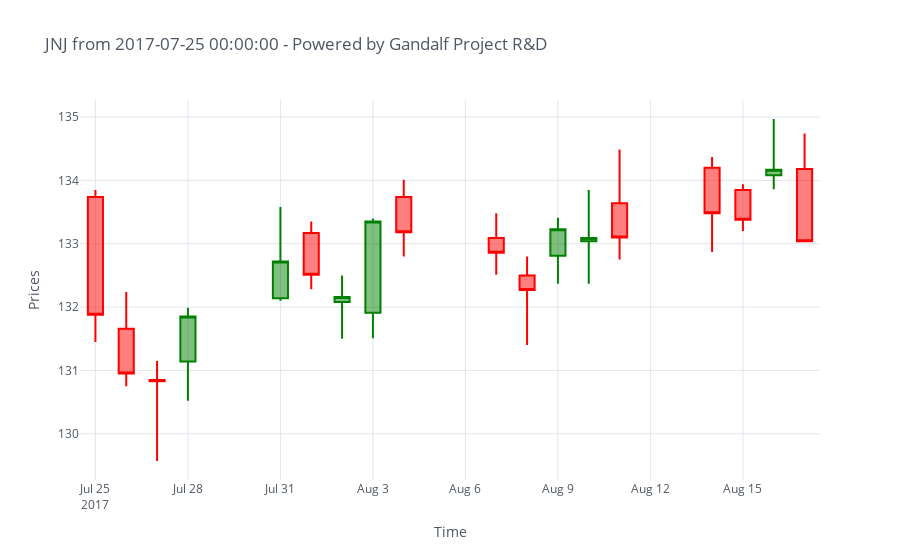
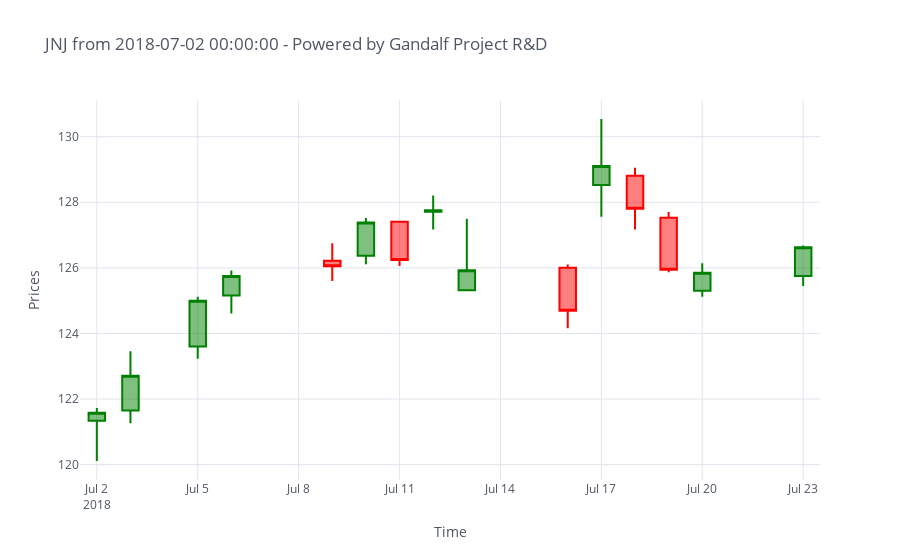
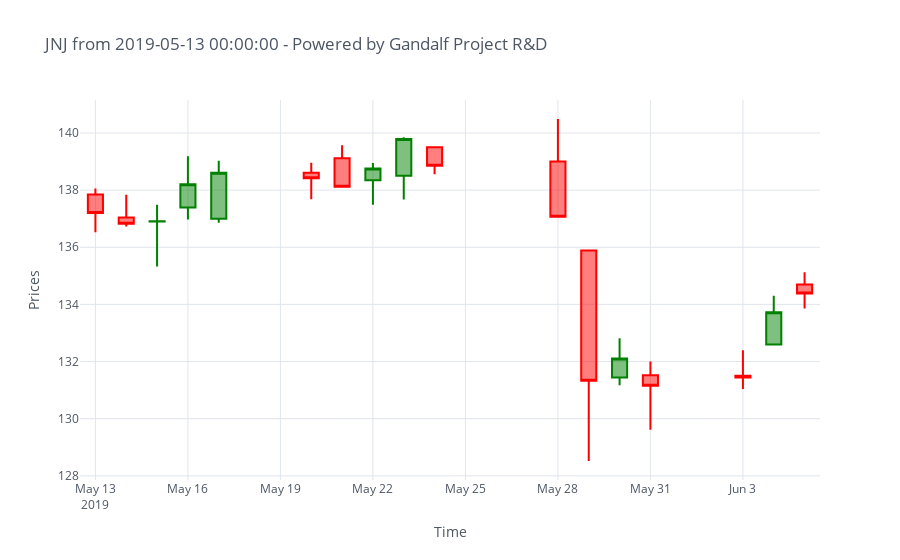
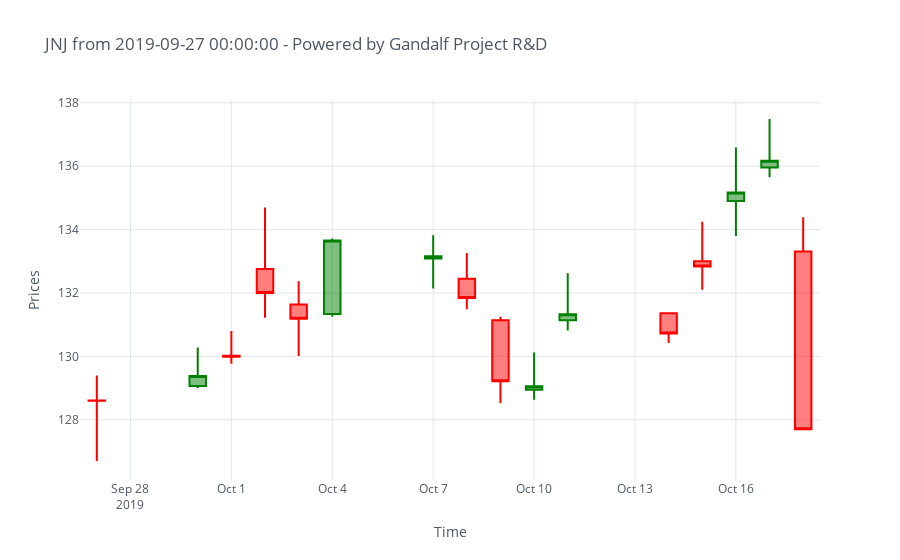

Source (notebook cell) for these figures, in order:
### Code cell
def plot_patterns_confirmation(dataframe, results):
    """
    Function that plots every single pattern occurrence
    """
    for date in results:
        single_case = dataframe[(dataframe.index >= (date - pd.Timedelta(days = 3))) & \
                                (dataframe.index <= (date + pd.Timedelta(days = 20)))]    
        graph_title = ticker + " from " + str(single_case.index[0]) + " - Powered by Gandalf Project R&D"

        single_case.iplot(kind = 'candle', theme = 'white',
                          up_color = "green", down_color = "red",
                          title = graph_title, xTitle = "Time", yTitle = "Prices")
    return

plot_patterns_confirmation(dataset, results[0])

### Figure 1 — Plotly figure (JSON) as saved in the notebook; plotly's stock layout.template omitted (floating-point values rounded to 4 significant figures)
{"data": [{"close": [131.9, 130.9, 130.8, 131.8, 132.7, 132.5, 132.2, 133.3, 133.2, 132.9, 132.3, 133.2, 133.1, 133.1, 133.5, 133.4, 134.2, 133.0], "decreasing": {"line": {"color": "red"}}, "high": [133.8, 132.2, 131.2, 132.0, 133.6, 133.3, 132.5, 133.4, 134.0, 133.5, 132.8, 133.4, 133.8, 134.5, 134.4, 133.9, 135.0, 134.7], "increasing": {"line": {"color": "green"}}, "low": [131.4, 130.8, 129.6, 130.5, 132.1, 132.3, 131.5, 131.5, 132.8, 132.5, 131.4, 132.4, 132.4, 132.8, 132.9, 133.2, 133.9, 133.0], "open": [133.7, 131.7, 130.8, 131.1, 132.1, 133.2, 132.1, 131.9, 133.7, 133.1, 132.5, 132.8, 133.0, 133.6, 134.2, 133.8, 134.1, 134.2], "showlegend": false, "type": "candlestick", "x": ["2017-07-25", "2017-07-26", "2017-07-27", "2017-07-28", "2017-07-31", "2017-08-01", "2017-08-02", "2017-08-03", "2017-08-04", "2017-08-07", "2017-08-08", "2017-08-09", "2017-08-10", "2017-08-11", "2017-08-14", "2017-08-15", "2017-08-16", "2017-08-17"], "yaxis": "y2"}], "layout": {"legend": {"bgcolor": "#FFFFFF", "font": {"color": "#4D5663"}}, "paper_bgcolor": "#FFFFFF", "plot_bgcolor": "#FFFFFF", "title": {"font": {"color": "#4D5663"}, "text": "JNJ from 2017-07-25 00:00:00 - Powered by Gandalf Project R&D"}, "xaxis": {"gridcolor": "#E1E5ED", "rangeslider": {"visible": false}, "showgrid": true, "tickfont": {"color": "#4D5663"}, "title": {"font": {"color": "#4D5663"}, "text": "Time"}, "zerolinecolor": "#E1E5ED"}, "yaxis": {"gridcolor": "#E1E5ED", "showgrid": true, "showticklabels": false, "tickfont": {"color": "#4D5663"}, "title": {"font": {"color": "#4D5663"}, "text": "Prices"}, "zerolinecolor": "#E1E5ED"}, "yaxis2": {"gridcolor": "#E1E5ED", "showgrid": true, "tickfont": {"color": "#4D5663"}, "title": {"font": {"color": "#4D5663"}, "text": "Prices"}, "zerolinecolor": "#E1E5ED"}}}

### Figure 2 — Plotly figure (JSON) as saved in the notebook; plotly's stock layout.template omitted (floating-point values rounded to 4 significant figures)
{"data": [{"close": [121.6, 122.7, 125, 125.8, 126.0, 127.4, 126.2, 127.8, 125.9, 124.7, 129.1, 127.8, 125.9, 125.8, 126.6], "decreasing": {"line": {"color": "red"}}, "high": [121.7, 123.5, 125.1, 125.9, 126.8, 127.5, 127.4, 128.2, 127.5, 126.1, 130.5, 129.1, 127.7, 126.1, 126.7], "increasing": {"line": {"color": "green"}}, "low": [120.1, 121.3, 123.2, 124.6, 125.6, 126.1, 126.1, 127.2, 125.3, 124.2, 127.6, 127.2, 125.9, 125.1, 125.5], "open": [121.3, 121.7, 123.6, 125.2, 126.2, 126.4, 127.4, 127.7, 125.3, 126, 128.5, 128.8, 127.5, 125.3, 125.8], "showlegend": false, "type": "candlestick", "x": ["2018-07-02", "2018-07-03", "2018-07-05", "2018-07-06", "2018-07-09", "2018-07-10", "2018-07-11", "2018-07-12", "2018-07-13", "2018-07-16", "2018-07-17", "2018-07-18", "2018-07-19", "2018-07-20", "2018-07-23"], "yaxis": "y2"}], "layout": {"legend": {"bgcolor": "#FFFFFF", "font": {"color": "#4D5663"}}, "paper_bgcolor": "#FFFFFF", "plot_bgcolor": "#FFFFFF", "title": {"font": {"color": "#4D5663"}, "text": "JNJ from 2018-07-02 00:00:00 - Powered by Gandalf Project R&D"}, "xaxis": {"gridcolor": "#E1E5ED", "rangeslider": {"visible": false}, "showgrid": true, "tickfont": {"color": "#4D5663"}, "title": {"font": {"color": "#4D5663"}, "text": "Time"}, "zerolinecolor": "#E1E5ED"}, "yaxis": {"gridcolor": "#E1E5ED", "showgrid": true, "showticklabels": false, "tickfont": {"color": "#4D5663"}, "title": {"font": {"color": "#4D5663"}, "text": "Prices"}, "zerolinecolor": "#E1E5ED"}, "yaxis2": {"gridcolor": "#E1E5ED", "showgrid": true, "tickfont": {"color": "#4D5663"}, "title": {"font": {"color": "#4D5663"}, "text": "Prices"}, "zerolinecolor": "#E1E5ED"}}}

### Figure 3 — Plotly figure (JSON) as saved in the notebook; plotly's stock layout.template omitted (floating-point values rounded to 4 significant figures)
{"data": [{"close": [137.2, 136.8, 136.9, 138.2, 138.6, 138.4, 138.1, 138.8, 139.8, 138.8, 137.1, 131.3, 132.1, 131.2, 131.4, 133.7, 134.4], "decreasing": {"line": {"color": "red"}}, "high": [138.1, 137.8, 137.5, 139.2, 139.0, 139.0, 139.6, 138.9, 139.8, 139.5, 140.5, 135.9, 132.8, 132, 132.4, 134.3, 135.1], "increasing": {"line": {"color": "green"}}, "low": [136.5, 136.7, 135.3, 137.0, 136.9, 137.7, 138.1, 137.5, 137.7, 138.6, 137.1, 128.5, 131.2, 129.6, 131.0, 132.6, 133.9], "open": [137.8, 137.0, 136.9, 137.4, 137, 138.6, 139.1, 138.3, 138.5, 139.5, 139, 135.9, 131.4, 131.5, 131.5, 132.6, 134.7], "showlegend": false, "type": "candlestick", "x": ["2019-05-13", "2019-05-14", "2019-05-15", "2019-05-16", "2019-05-17", "2019-05-20", "2019-05-21", "2019-05-22", "2019-05-23", "2019-05-24", "2019-05-28", "2019-05-29", "2019-05-30", "2019-05-31", "2019-06-03", "2019-06-04", "2019-06-05"], "yaxis": "y2"}], "layout": {"legend": {"bgcolor": "#FFFFFF", "font": {"color": "#4D5663"}}, "paper_bgcolor": "#FFFFFF", "plot_bgcolor": "#FFFFFF", "title": {"font": {"color": "#4D5663"}, "text": "JNJ from 2019-05-13 00:00:00 - Powered by Gandalf Project R&D"}, "xaxis": {"gridcolor": "#E1E5ED", "rangeslider": {"visible": false}, "showgrid": true, "tickfont": {"color": "#4D5663"}, "title": {"font": {"color": "#4D5663"}, "text": "Time"}, "zerolinecolor": "#E1E5ED"}, "yaxis": {"gridcolor": "#E1E5ED", "showgrid": true, "showticklabels": false, "tickfont": {"color": "#4D5663"}, "title": {"font": {"color": "#4D5663"}, "text": "Prices"}, "zerolinecolor": "#E1E5ED"}, "yaxis2": {"gridcolor": "#E1E5ED", "showgrid": true, "tickfont": {"color": "#4D5663"}, "title": {"font": {"color": "#4D5663"}, "text": "Prices"}, "zerolinecolor": "#E1E5ED"}}}

### Figure 4 — Plotly figure (JSON) as saved in the notebook; plotly's stock layout.template omitted (floating-point values rounded to 4 significant figures)
{"data": [{"close": [128.6, 129.4, 130.0, 132, 131.2, 133.7, 133.2, 131.8, 129.2, 129.1, 131.3, 130.7, 132.8, 135.2, 136.2, 127.7], "decreasing": {"line": {"color": "red"}}, "high": [129.4, 130.3, 130.8, 134.7, 132.4, 133.7, 133.8, 133.3, 131.2, 130.1, 132.6, 131.4, 134.2, 136.6, 137.5, 134.4], "increasing": {"line": {"color": "green"}}, "low": [126.7, 129, 129.8, 131.2, 130.0, 131.2, 132.1, 131.5, 128.5, 128.6, 130.8, 130.4, 132.1, 133.8, 135.7, 127.7], "open": [128.6, 129.1, 130.0, 132.8, 131.6, 131.3, 133.1, 132.4, 131.1, 128.9, 131.1, 131.4, 133, 134.9, 136.0, 133.3], "showlegend": false, "type": "candlestick", "x": ["2019-09-27", "2019-09-30", "2019-10-01", "2019-10-02", "2019-10-03", "2019-10-04", "2019-10-07", "2019-10-08", "2019-10-09", "2019-10-10", "2019-10-11", "2019-10-14", "2019-10-15", "2019-10-16", "2019-10-17", "2019-10-18"], "yaxis": "y2"}], "layout": {"legend": {"bgcolor": "#FFFFFF", "font": {"color": "#4D5663"}}, "paper_bgcolor": "#FFFFFF", "plot_bgcolor": "#FFFFFF", "title": {"font": {"color": "#4D5663"}, "text": "JNJ from 2019-09-27 00:00:00 - Powered by Gandalf Project R&D"}, "xaxis": {"gridcolor": "#E1E5ED", "rangeslider": {"visible": false}, "showgrid": true, "tickfont": {"color": "#4D5663"}, "title": {"font": {"color": "#4D5663"}, "text": "Time"}, "zerolinecolor": "#E1E5ED"}, "yaxis": {"gridcolor": "#E1E5ED", "showgrid": true, "showticklabels": false, "tickfont": {"color": "#4D5663"}, "title": {"font": {"color": "#4D5663"}, "text": "Prices"}, "zerolinecolor": "#E1E5ED"}, "yaxis2": {"gridcolor": "#E1E5ED", "showgrid": true, "tickfont": {"color": "#4D5663"}, "title": {"font": {"color": "#4D5663"}, "text": "Prices"}, "zerolinecolor": "#E1E5ED"}}}
